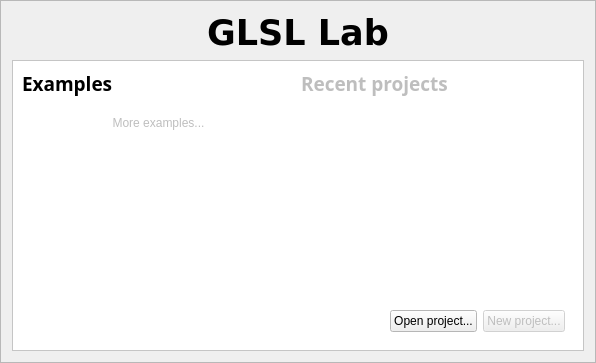
<?xml version="1.0" encoding="UTF-8"?>
<ui version="4.0">
 <class>Welcome</class>
 <widget class="QFrame" name="Welcome">
  <property name="geometry">
   <rect>
    <x>0</x>
    <y>0</y>
    <width>596</width>
    <height>363</height>
   </rect>
  </property>
  <property name="windowTitle">
   <string>GLSL Lab</string>
  </property>
  <property name="frameShape">
   <enum>QFrame::StyledPanel</enum>
  </property>
  <property name="frameShadow">
   <enum>QFrame::Raised</enum>
  </property>
  <layout class="QVBoxLayout" name="verticalLayout">
   <item>
    <widget class="QLabel" name="label">
     <property name="maximumSize">
      <size>
       <width>16777215</width>
       <height>50</height>
      </size>
     </property>
     <property name="font">
      <font>
       <family>DejaVu Sans</family>
       <pointsize>26</pointsize>
       <weight>75</weight>
       <bold>true</bold>
      </font>
     </property>
     <property name="text">
      <string>GLSL Lab</string>
     </property>
     <property name="textFormat">
      <enum>Qt::PlainText</enum>
     </property>
     <property name="alignment">
      <set>Qt::AlignCenter</set>
     </property>
    </widget>
   </item>
   <item>
    <widget class="QFrame" name="Content">
     <property name="palette">
      <palette>
       <active>
        <colorrole role="Base">
         <brush brushstyle="SolidPattern">
          <color alpha="255">
           <red>255</red>
           <green>255</green>
           <blue>255</blue>
          </color>
         </brush>
        </colorrole>
        <colorrole role="Window">
         <brush brushstyle="SolidPattern">
          <color alpha="255">
           <red>255</red>
           <green>255</green>
           <blue>255</blue>
          </color>
         </brush>
        </colorrole>
       </active>
       <inactive>
        <colorrole role="Base">
         <brush brushstyle="SolidPattern">
          <color alpha="255">
           <red>255</red>
           <green>255</green>
           <blue>255</blue>
          </color>
         </brush>
        </colorrole>
        <colorrole role="Window">
         <brush brushstyle="SolidPattern">
          <color alpha="255">
           <red>255</red>
           <green>255</green>
           <blue>255</blue>
          </color>
         </brush>
        </colorrole>
       </inactive>
       <disabled>
        <colorrole role="Base">
         <brush brushstyle="SolidPattern">
          <color alpha="255">
           <red>255</red>
           <green>255</green>
           <blue>255</blue>
          </color>
         </brush>
        </colorrole>
        <colorrole role="Window">
         <brush brushstyle="SolidPattern">
          <color alpha="255">
           <red>255</red>
           <green>255</green>
           <blue>255</blue>
          </color>
         </brush>
        </colorrole>
       </disabled>
      </palette>
     </property>
     <property name="autoFillBackground">
      <bool>true</bool>
     </property>
     <property name="frameShape">
      <enum>QFrame::StyledPanel</enum>
     </property>
     <layout class="QGridLayout" name="gridLayout">
      <item row="0" column="0">
       <widget class="QLabel" name="label_2">
        <property name="font">
         <font>
          <family>Sans Serif</family>
          <pointsize>14</pointsize>
          <weight>75</weight>
          <bold>true</bold>
         </font>
        </property>
        <property name="text">
         <string>Examples</string>
        </property>
       </widget>
      </item>
      <item row="0" column="1">
       <widget class="QLabel" name="label_3">
        <property name="enabled">
         <bool>false</bool>
        </property>
        <property name="font">
         <font>
          <family>Sans Serif</family>
          <pointsize>14</pointsize>
          <weight>75</weight>
          <bold>true</bold>
         </font>
        </property>
        <property name="text">
         <string>Recent projects</string>
        </property>
       </widget>
      </item>
      <item row="1" column="0">
       <widget class="QFrame" name="example_frame">
        <property name="frameShape">
         <enum>QFrame::NoFrame</enum>
        </property>
        <property name="frameShadow">
         <enum>QFrame::Raised</enum>
        </property>
        <layout class="QVBoxLayout" name="example_layout">
         <item>
          <widget class="QPushButton" name="pushButton_3">
           <property name="enabled">
            <bool>false</bool>
           </property>
           <property name="text">
            <string>More examples...</string>
           </property>
           <property name="flat">
            <bool>true</bool>
           </property>
          </widget>
         </item>
         <item>
          <spacer name="verticalSpacer">
           <property name="orientation">
            <enum>Qt::Vertical</enum>
           </property>
           <property name="sizeHint" stdset="0">
            <size>
             <width>20</width>
             <height>40</height>
            </size>
           </property>
          </spacer>
         </item>
        </layout>
       </widget>
      </item>
      <item row="1" column="1">
       <widget class="QFrame" name="recent_frame">
        <property name="frameShape">
         <enum>QFrame::NoFrame</enum>
        </property>
        <layout class="QVBoxLayout" name="recent_layout">
         <item>
          <spacer name="verticalSpacer_2">
           <property name="orientation">
            <enum>Qt::Vertical</enum>
           </property>
           <property name="sizeHint" stdset="0">
            <size>
             <width>20</width>
             <height>182</height>
            </size>
           </property>
          </spacer>
         </item>
        </layout>
       </widget>
      </item>
      <item row="2" column="0" colspan="2">
       <widget class="QFrame" name="frame_4">
        <property name="frameShape">
         <enum>QFrame::NoFrame</enum>
        </property>
        <property name="frameShadow">
         <enum>QFrame::Raised</enum>
        </property>
        <layout class="QHBoxLayout" name="horizontalLayout">
         <item>
          <spacer name="horizontalSpacer">
           <property name="orientation">
            <enum>Qt::Horizontal</enum>
           </property>
           <property name="sizeHint" stdset="0">
            <size>
             <width>40</width>
             <height>20</height>
            </size>
           </property>
          </spacer>
         </item>
         <item>
          <widget class="QPushButton" name="open_button">
           <property name="text">
            <string>Open project...</string>
           </property>
          </widget>
         </item>
         <item>
          <widget class="QPushButton" name="new_button">
           <property name="enabled">
            <bool>false</bool>
           </property>
           <property name="text">
            <string>New project...</string>
           </property>
          </widget>
         </item>
        </layout>
       </widget>
      </item>
     </layout>
    </widget>
   </item>
  </layout>
 </widget>
 <resources/>
 <connections/>
</ui>
